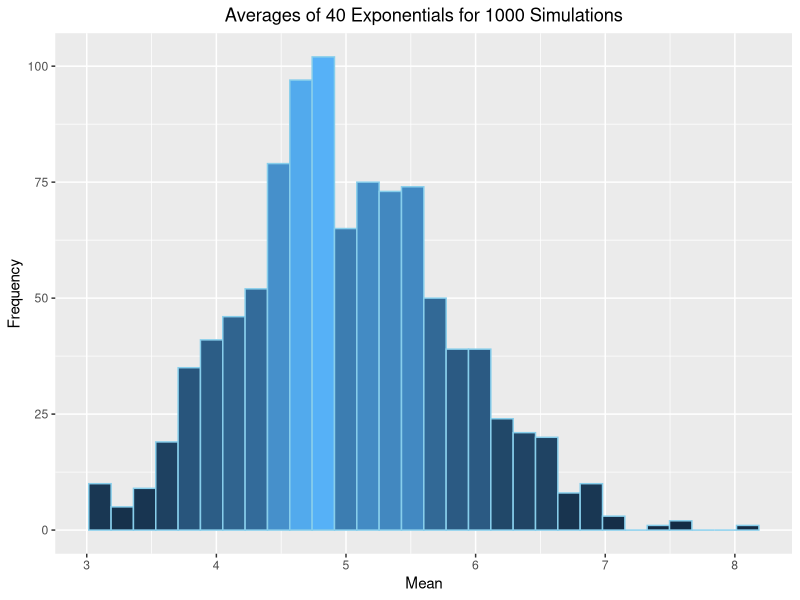
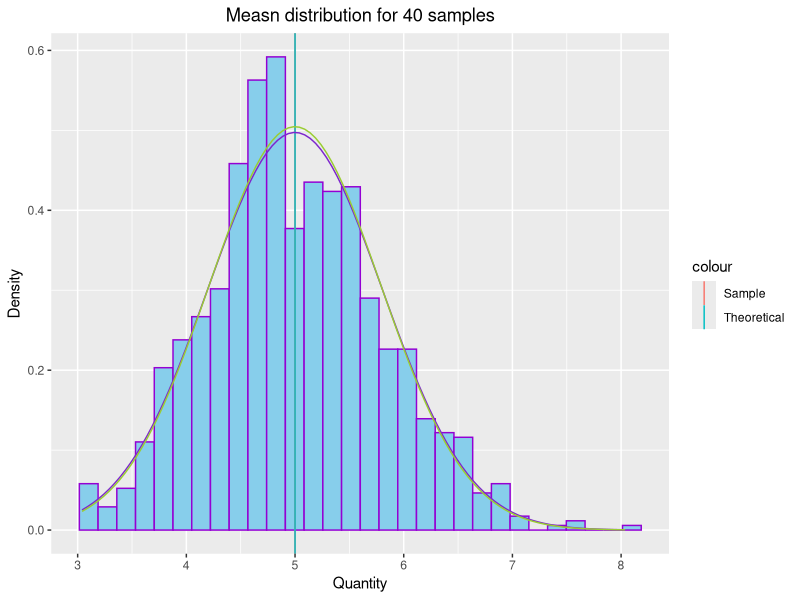

These figures' R source, in order:
## ---- chunk 1
knitr::opts_chunk$set(echo = TRUE)
## ---- chunk 2
#Oppening libraries
library(ggplot2)

#Assigning variables names, the specified data is the following:
lambda <- 0.2
n <- 40
simulations <- 1:1000
set.seed(100)

# Simulate the population
population <- data.frame(x=sapply(simulations, function(x) {mean(rexp(n, lambda))}))

#The random varaibles looks like this:
head(population)

## ---- chunk 3
ggplot(population, aes(x=x)) + 
  geom_histogram(aes(y=..count.., fill=..count..),color="skyblue") +
  guides(fill=FALSE) +
  labs(title="Averages of 40 Exponentials for 1000 Simulations", y="Frequency", x="Mean")+
  theme(plot.title = element_text(hjust = 0.5))
## ---- chunk 4
# The mean and the theoretical mean of the distribution is as following:
sample.mean <- mean(population$x)
theoretical.mean <- 1/lambda

## ---- chunk 5

sample.variance <- var(population)
theoretical.variance  <- (1 / lambda)^2 / (n) 


sample.sd <- sd(population$x)
theoretical.sd  <- 1/(lambda * sqrt(n))

## ---- chunk 6

ggplot(population, aes(x=x)) +
  geom_histogram(aes(y=..density..), colour="darkviolet", fill="skyblue")+ 
  guides(fill=FALSE) +
  labs(x="Quantity", y="Density", title=("Measn distribution for 40 samples"))+
  theme(plot.title = element_text(hjust = 0.5)) +
  geom_vline(aes(xintercept=sample.mean, colour="Sample"))+
  geom_vline(aes(xintercept=theoretical.mean, colour="Theoretical"))+
  stat_function(fun=dnorm, args=list(mean=sample.mean,sd=sample.sd), color="purple3")+
  stat_function(fun=dnorm, args=list(mean=theoretical.mean, sd=theoretical.sd), color="yellowgreen")

